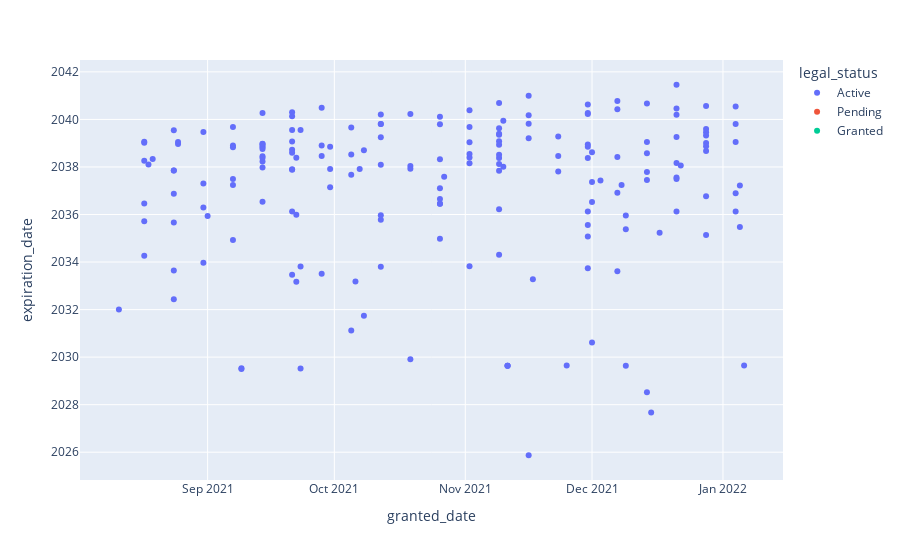

Write notebook code for a chart like this one.
### Code cell
px.scatter(df, 
          x="granted_date", y="expiration_date", 
           hover_name="title",
           color="legal_status")

### Figure 1 — Plotly figure (JSON) as saved in the notebook; plotly's stock layout.template omitted (floating-point values rounded to 4 significant figures; data arrays with more than 128 entries replaced by an {"elided": "..."} marker saying what was removed)
{"data": [{"hovertemplate": "<b>%{hovertext}</b><br><br>legal_status=Active<br>granted_date=%{x}<br>expiration_date=%{y}<extra></extra>", "hovertext": {"elided": "186 str values"}, "legendgroup": "Active", "marker": {"color": "#636efa", "symbol": "circle"}, "mode": "markers", "name": "Active", "orientation": "v", "showlegend": true, "type": "scatter", "x": {"elided": "186 str values"}, "xaxis": "x", "y": {"elided": "186 str values"}, "yaxis": "y"}, {"hovertemplate": "<b>%{hovertext}</b><br><br>legal_status=Pending<br>granted_date=%{x}<br>expiration_date=%{y}<extra></extra>", "hovertext": ["Memrane-less electroluser cell utilising carbon nanotubes"], "legendgroup": "Pending", "marker": {"color": "#EF553B", "symbol": "circle"}, "mode": "markers", "name": "Pending", "orientation": "v", "showlegend": true, "type": "scatter", "x": ["2021-12-08"], "xaxis": "x", "y": [null], "yaxis": "y"}, {"hovertemplate": "<b>%{hovertext}</b><br><br>legal_status=Granted<br>granted_date=%{x}<br>expiration_date=%{y}<extra></extra>", "hovertext": ["NOVEL METAL FREE CATALYST FOR SELECTIVE OXIDATION OF HYDROCARBONS", "A METHOD FOR MANUFACTURING A NANOPARTICLE MATERIAL AND A FLUORIDE ION BATTERY", "HIGH FLUX ANTIFOULING NANOCOMPOSITE SHAPED ARTICLESAND METHOD OF PREPARATION THEREOF", "METHOD FOR PREPARATION OF POLYMER NANOCOMPOSITE", "A SUPPORTED BIMETALLIC CATALYST SYSTEM AND A PROCESS FOR PREPARATION THEREOF", "POLYMER STABILIZED LIQUID CRYTAL DEVICE, COMPOSITION AND METHOD THEREOF", "ELECTRICALLY CONDUCTIVE RESIN COMPOSITION AND METHOD FOR PRODUCING SAME", "METHOD OF PREPARING SUPERABSORBENT POLYMERS FOR SOIL CONDITIONING BY EFFICIENT RELEASE OF NANO NUTRIENTS", "METHODS AND SYSTEMS FOR PRODUCTION OF DOPED CARBON NANOMATERIALS", "A Seed Coating Agent, a Coating Seed and its Preparation Method for Coastal Wetlands", "PELLICLE MEMBRANE FOR A LITHOGRAPHIC APPARATUS", "POLYMERIC BLEND COMPOSITE AND A PROCESS FOR PREPARING THE SAME [WO2019138361A1]", "METHOD FOR PRODUCING SEMICONDCUTOR-TYPE SINGLE-WALLED CARBON NANOTUBE DISPERSION [EP3798186A1]"], "legendgroup": "Granted", "marker": {"color": "#00cc96", "symbol": "circle"}, "mode": "markers", "name": "Granted", "orientation": "v", "showlegend": true, "type": "scatter", "x": ["2021-11-29", "2021-11-26", "2021-11-05", "2021-10-29", "2021-10-27", "2021-10-27", "2021-10-25", "2021-10-25", "2021-10-21", "2021-10-14", "2021-10-14", "2021-09-29", "2021-09-24"], "xaxis": "x", "y": [null, null, null, null, null, null, null, null, null, null, null, null, null], "yaxis": "y"}], "layout": {"autosize": true, "legend": {"title": {"text": "legal_status"}, "tracegroupgap": 0}, "margin": {"t": 60}, "xaxis": {"anchor": "y", "autorange": true, "domain": [0, 1], "range": ["2021-08-02 01:55:55.7666", "2022-01-14 22:04:04.2334"], "title": {"text": "granted_date"}, "type": "date"}, "yaxis": {"anchor": "x", "autorange": true, "domain": [0, 1], "range": ["2024-10-07 08:27:50.7182", "2042-07-25 15:32:09.2818"], "title": {"text": "expiration_date"}, "type": "date"}}}
